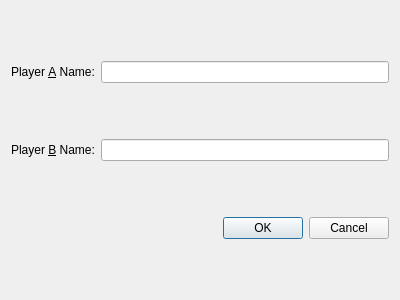
<?xml version="1.0" encoding="UTF-8"?>
<ui version="4.0">
 <class>ConfigurationDialog</class>
 <widget class="QDialog" name="ConfigurationDialog">
  <property name="geometry">
   <rect>
    <x>0</x>
    <y>0</y>
    <width>400</width>
    <height>300</height>
   </rect>
  </property>
  <property name="windowTitle">
   <string>Dialog</string>
  </property>
  <layout class="QGridLayout" name="gridLayout">
   <item row="0" column="0">
    <widget class="QLabel" name="label">
     <property name="text">
      <string>Player &amp;A Name:</string>
     </property>
     <property name="buddy">
      <cstring>player1Name</cstring>
     </property>
    </widget>
   </item>
   <item row="0" column="1">
    <widget class="QLineEdit" name="player1Name"/>
   </item>
   <item row="1" column="0">
    <widget class="QLabel" name="label_2">
     <property name="text">
      <string>Player &amp;B Name:</string>
     </property>
     <property name="buddy">
      <cstring>player2Name</cstring>
     </property>
    </widget>
   </item>
   <item row="1" column="1">
    <widget class="QLineEdit" name="player2Name"/>
   </item>
   <item row="2" column="0" colspan="2">
    <widget class="QDialogButtonBox" name="buttonBox">
     <property name="orientation">
      <enum>Qt::Horizontal</enum>
     </property>
     <property name="standardButtons">
      <set>QDialogButtonBox::Cancel|QDialogButtonBox::Ok</set>
     </property>
    </widget>
   </item>
  </layout>
 </widget>
 <resources/>
 <connections>
  <connection>
   <sender>buttonBox</sender>
   <signal>accepted()</signal>
   <receiver>ConfigurationDialog</receiver>
   <slot>accept()</slot>
   <hints>
    <hint type="sourcelabel">
     <x>248</x>
     <y>254</y>
    </hint>
    <hint type="destinationlabel">
     <x>157</x>
     <y>274</y>
    </hint>
   </hints>
  </connection>
  <connection>
   <sender>buttonBox</sender>
   <signal>rejected()</signal>
   <receiver>ConfigurationDialog</receiver>
   <slot>reject()</slot>
   <hints>
    <hint type="sourcelabel">
     <x>316</x>
     <y>260</y>
    </hint>
    <hint type="destinationlabel">
     <x>286</x>
     <y>274</y>
    </hint>
   </hints>
  </connection>
 </connections>
</ui>
